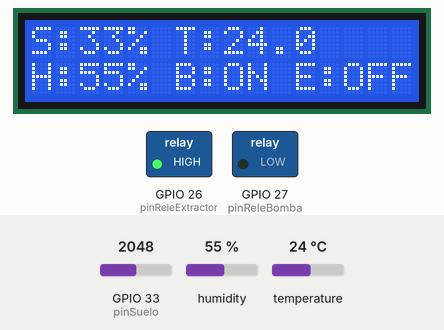
Simulated run of this sketch. Board: ESP32. Shown: 16×2 character LCD, switched loads named in the sketch (green lamp = pin HIGH). The inputs (shaded band) are chosen by the test bench; at power-on: humidity 55 %, GPIO 33 (pinSuelo) = 2048, temperature 24 °C (analog values on the 0–4095 scale). What the sketch prints to the serial monitor is not drawn.

Above: at 2.0 s.
2.1 s: humidity set to 63 %
At 7.7 s:
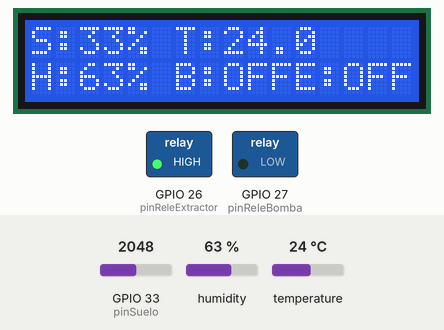
8.4 s: humidity set to 66 %
At 11.2 s:
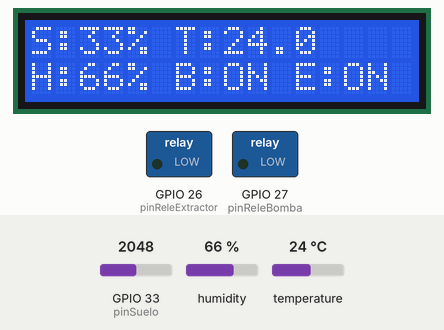
14.7 s: GPIO 33 (pinSuelo) set to 1228
At 16.5 s:
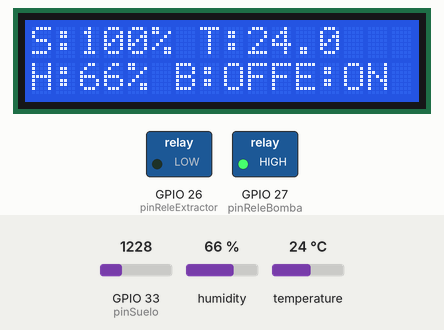
17.3 s: humidity set to 57 %
At 19.4 s:
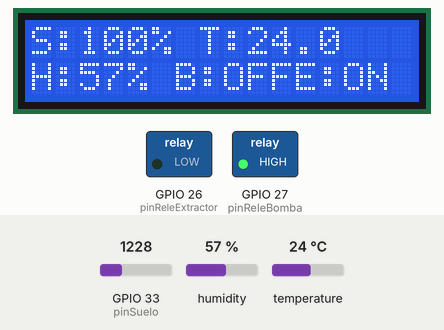
20.0 s: humidity set to 54 %
At 21.6 s:
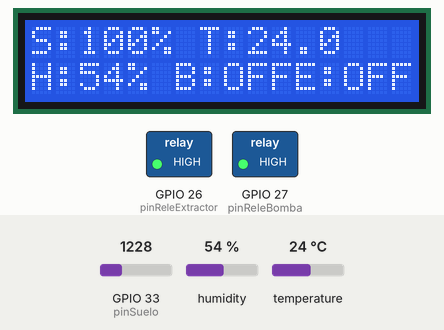
22.7 s: temperature set to 26 °C
At 23.2 s:
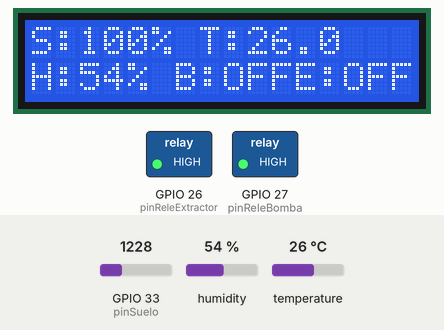
24.3 s: temperature set to 29 °C
Timing chart, 0 to 27.3 s (numbered marks = the images above; inputs shaded):
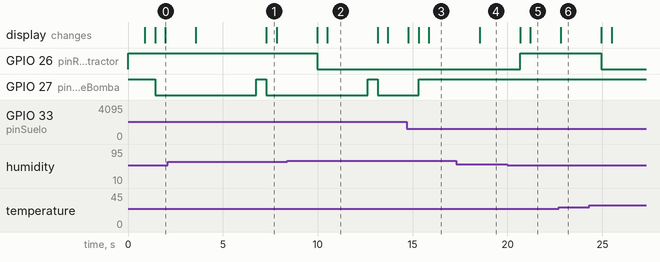

Measured:
- the behaviour switches between 64 and 65 % on humidity (found by bisection; images 1 and 2)
- the behaviour switches between 56 and 55 % on humidity (found by bisection; images 4 and 5)
- after the input at 2.1 s, the display: first changes after 1.5 s (image 1 shows a later state)
- after the input at 8.4 s, GPIO 26 (pinReleExtractor): HIGH → LOW after 1.6 s; the display: first changes after 1.6 s (image 2 shows a later state)
- after the input at 14.7 s, GPIO 27 (pinReleBomba): LOW → HIGH after 0.61 s; the display: first changes after 0.08 s (image 3 shows a later state)
- after the input at 17.3 s, the display: changes after 1.2 s (image 4)
- after the input at 20.0 s, GPIO 26 (pinReleExtractor): LOW → HIGH after 0.67 s; the display: first changes after 0.67 s (image 5 shows a later state)
- after the input at 22.7 s, the display: changes after 0.11 s (image 6)
- after the input at 24.3 s, GPIO 26 (pinReleExtractor): HIGH → LOW after 0.65 s

The sketch:

riego_automatizado_iot.ino
```cpp
#include <DHT.h>
#include <Wire.h>
#include <LiquidCrystal_I2C.h>

#define DHTPIN 19
#define DHTTYPE DHT11

#define LCD_ADDR 0x27
#define LCD_COLS 16
#define LCD_ROWS 2

LiquidCrystal_I2C lcd(LCD_ADDR, LCD_COLS, LCD_ROWS);

DHT dht(DHTPIN, DHTTYPE);

// Pines
const int pinSuelo = 33;
const int pinReleExtractor = 26;
const int pinReleBomba = 27;

//Variables
float tempAmb, humAmb;
int humedadSueloPct;

bool bombaActiva = false;
unsigned long tInicioBomba = 0;

//Umbrales
const int umbralSueloON = 50;    // Encendido (suelo seco)
const int umbralSueloOFF = 80;   // Apagado (suelo suficientemente húmedo)

// Seguridad de riego
const unsigned long tiempoMaxRiegoMs = 5000; // 5 segundos máximo

// Umbrales extractor - Humedad
const float humON = 65.0;    // Encendido por humedad
const float humOFF = 55.0;   // Apagado por humedad (histeresis)

// Umbrales extractor - Temperatura
const float tempON = 28.0;   // Encendido por temperatura
const float tempOFF = 25.0;  // Apagado por temperatura (histeresis)

// Estado extractor
bool extractorActivo = false;

// Calibracion ADC
const int sueloSeco = 2450;
const int sueloHumedo = 1250;

void setup() {
  Serial.begin(115200);

  pinMode(pinReleExtractor, OUTPUT);
  pinMode(pinReleBomba, OUTPUT);

  digitalWrite(pinReleBomba, HIGH);
  digitalWrite(pinReleExtractor, HIGH);

  analogReadResolution(12);
  analogSetPinAttenuation(pinSuelo, ADC_11db);

  dht.begin();

  Wire.begin();
  lcd.init();
  lcd.backlight();

  lcd.clear();
  lcd.setCursor(0, 0);
  lcd.print("Sistema OK");
  delay(800);
  lcd.clear();

}

void loop() {
  // put your main code here, to run repeatedly:
  leerSensores();
  mostrarDatos();

  controlarBomba();
  controlarExtractor();

}

void controlarBomba() {
    if (!bombaActiva && humedadSueloPct < umbralSueloON) {
      digitalWrite(pinReleBomba, LOW);
      bombaActiva = true;
      tInicioBomba = millis();
      Serial.println("Bomba ACTIVADA");
    }

    if (bombaActiva && (humedadSueloPct >= umbralSueloOFF || millis() - tInicioBomba >= tiempoMaxRiegoMs)) {
      digitalWrite(pinReleBomba, HIGH);
      bombaActiva = false;
      Serial.println("Bomba DESACTIVADA");
    }
  }

  void controlarExtractor() {
     // --- ENCENDIDO (si alguna variable supera su umbral ON) ---
    if (!extractorActivo &&
        (humAmb >= humON || tempAmb >= tempON)) {

      digitalWrite(pinReleExtractor, LOW);
      extractorActivo = true;
    }

    // --- APAGADO (solo cuando ambas variables bajan de su OFF) ---
    if (extractorActivo &&
        (humAmb <= humOFF && tempAmb <= tempOFF)) {

      digitalWrite(pinReleExtractor, HIGH);
      extractorActivo = false;
    }
  }

  //Funcion auxiliar: promediar ADC
    int leerSueloPromedio(int muestras) {
      long suma = 0;
      for (int i = 0; i < muestras; i++) {
        suma += analogRead(pinSuelo);
        delay(50); // pequeño delay para estabilidad
      }
      return suma / muestras;
    }

  void leerSensores() {

    int lecturaSuelo = leerSueloPromedio(10);

    humedadSueloPct = map(lecturaSuelo, sueloSeco, sueloHumedo, 0, 100);
    humedadSueloPct = constrain(humedadSueloPct, 0, 100);

    // --- DHT11 ---
    float t = dht.readTemperature();
    float h = dht.readHumidity();

    if (!isnan(t)) tempAmb = t;
    if (!isnan(h)) humAmb = h;

  }

  void mostrarDatos() {
    Serial.print("Suelo: ");
    Serial.print(humedadSueloPct);
    Serial.print("% | T: ");
    Serial.print(tempAmb);
    Serial.print("C | H: ");
    Serial.print(humAmb);
    Serial.println("%");

    // ----- LCD 16x2 ----
    lcd.setCursor(0, 0);
    lcd.print("S:");
    lcd.print(humedadSueloPct);
    lcd.print("% T:");
    lcd.print(tempAmb, 1); // 1 decimal

    lcd.setCursor(0, 1);
    lcd.print("H:");
    lcd.print(humAmb, 0); // sin decimales
    lcd.print("% ");

    // Estados (rele ACTIVE-LOW)
    bool bombaON = (digitalRead(pinReleBomba) == LOW);
    bool extON = (digitalRead(pinReleExtractor) == LOW);

    lcd.print("B:");
    lcd.print(bombaON ? "ON " : "OFF");
    lcd.print("E:");
    lcd.print(extON ? "ON " : "OFF");
  }
```
